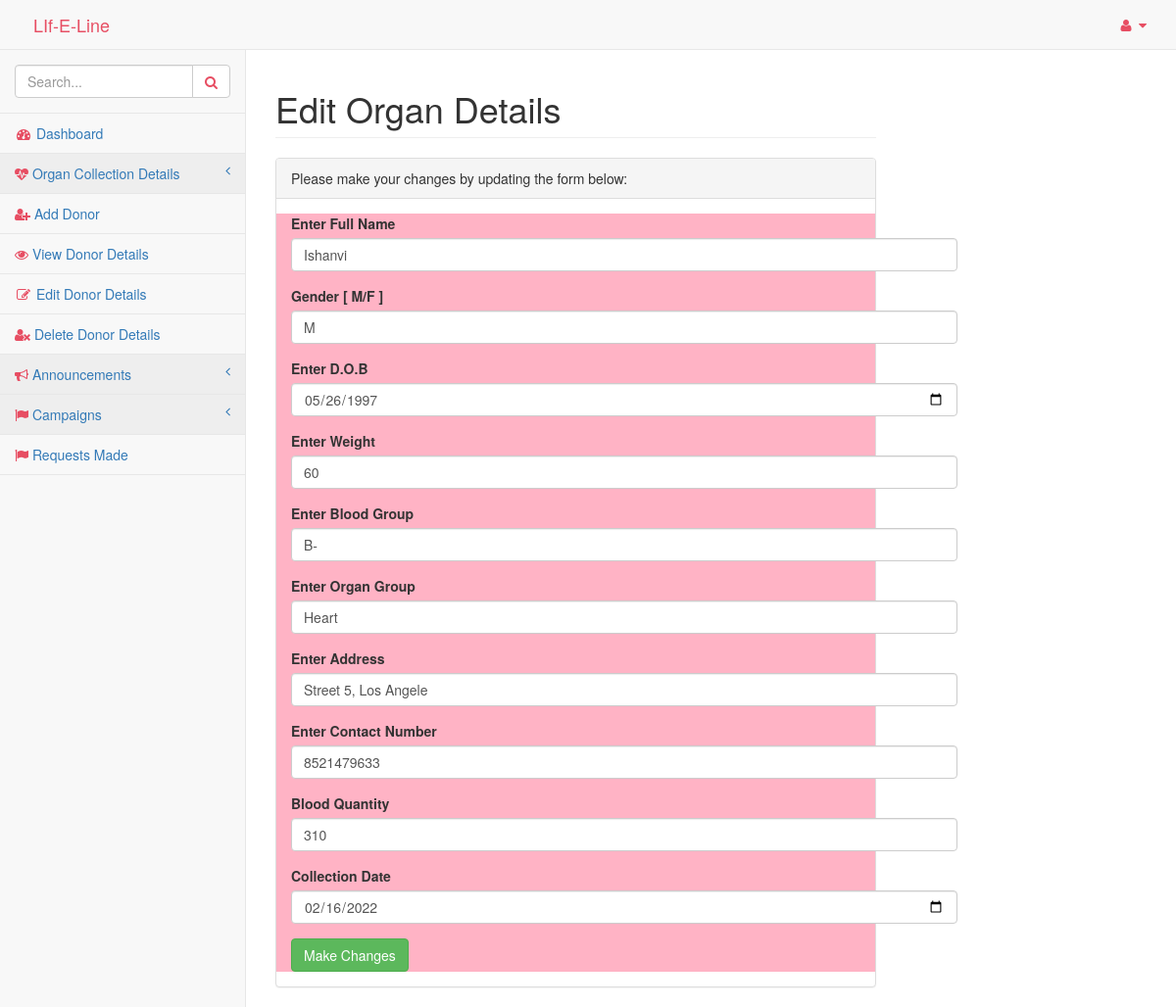
Screenshot of /pages/editbloodform.php?id=3 with the database file from the repository.
### tables this page shows
CREATE TABLE `blood` (
  `id` int(11) NOT NULL,
  `name` varchar(20) NOT NULL,
  `gender` varchar(20) NOT NULL,
  `dob` date NOT NULL,
  `weight` int(11) NOT NULL,
  `bloodgroup` varchar(3) NOT NULL,
  `organ` varchar(15) DEFAULT NULL,
  `address` varchar(20) NOT NULL,
  `contact` varchar(10) NOT NULL,
  `bloodqty` int(11) NOT NULL,
  `collection` date NOT NULL
);

### pages/editbloodform.php (the view, shortened to what this page needs)
<!DOCTYPE html>
<html lang="en">
<head>
    <link href="../vendor/bootstrap/css/bootstrap.min.css" rel="stylesheet">
    <link href="../vendor/metisMenu/metisMenu.min.css" rel="stylesheet">
    <link href="../dist/css/sb-admin-2.css" rel="stylesheet">
    <link href="../vendor/font-awesome/css/font-awesome.min.css" rel="stylesheet" type="text/css">
    <link rel="stylesheet" href="../icofont/icofont.min.css">
</head>
<body>
    <div id="wrapper">
        <?php include 'includes/nav.php'?>
        <div id="page-wrapper">
            <div class="row">
                <div class="col-lg-12">
                    <h1 class="page-header">Edit Organ Details</h1>
                </div>
            </div>
            <div class="row">
                <div class="col-lg-12">
                    <div class="panel panel-default">
                        <div class="panel-heading">
                            Please make your changes by updating the form below:
                        </div>
                        <div class="panel-body">
                            <div class="row" style="background-color: rgb(255, 179, 197)">
                                <div class="col-lg-6">
                                <?php
									include 'dbconnect.php';
									$id=$_GET['id'];
									$qry= "select * from blood where id='$id'";
									$result=mysqli_query($conn,$qry);
									while($row=mysqli_fetch_array($result)){
									?>
                                    <form role="form" action="editedblood.php" method="post">
                                        <div class="form-group">
                                            <label>Enter Full Name</label>
                                            <input class="form-control" type="text" name="name" value='<?php echo $row['name']; ?>' required>
                                        </div>
                                        <div class="form-group">
                                            <label>Gender [ M/F ]</label>
                                            <input class="form-control" type="text" name="gender" value='<?php echo $row['gender']; ?>' required>
                                        </div>
                                        <div class="form-group">
                                            <label>Enter D.O.B</label>
                                            <input class="form-control" type="date" name="dob" value='<?php echo $row['dob']; ?>' required>
                                        </div>
                                        <div class="form-group">
                                            <label>Enter Weight</label>
                                            <input class="form-control" type="number" name="weight" value='<?php echo $row['weight']; ?>' required>
                                        </div>
                                        <div class="form-group">
                                            <label>Enter Blood Group</label>
                                            <input class="form-control" type="text" name="bloodgroup" value='<?php echo $row['bloodgroup']; ?>' required>
                                        </div>
                                        <div class="form-group">
                                            <label>Enter Organ Group</label>
                                            <input class="form-control" type="text" name="organ" value='<?php echo $row['organ']; ?>' required>
                                        </div>
                                        <div class="form-group">
                                            <label>Enter Address</label>
                                            <input class="form-control" type="text" name="address" value='<?php echo $row['address']; ?>' required>
                                        </div>
                                        <div class="form-group">
                                            <label>Enter Contact Number</label>
                                            <input class="form-control" type="number" name="contact" value='<?php echo $row['contact']; ?>' required>
                                        </div>
                                        <div class="form-group">
                                            <label>Blood Quantity</label>
                                            <input class="form-control" type="number" name="bloodqty" value='<?php echo $row['bloodqty']; ?>' required>
                                        </div>
                                        <div class="form-group">
                                                <label>Collection Date</label>
                                                <input class="form-control" type="date" name="collection" value='<?php echo $row['collection']; ?>' required>
                                            </div>
             <button type="submit"  class="btn btn-success">Make Changes</button>
                                    </form>
                                </div>
						<?php
						}
						?>
                            </div>
                        </div>
                    </div>
                </div>
            </div>
        </div>
    </div>
</body>
</html>

### rows the page displays
blood: name "Ishanvi", gender "M", dob "05/26/1997", weight "60", bloodgroup "B-", organ "Heart", address "Street 5, Los Angele", contact "8521479633", bloodqty "310", collection "02/16/2022"
